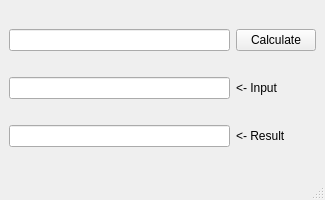
<?xml version="1.0" encoding="UTF-8"?>
<ui version="4.0">
 <class>MainWindow</class>
 <widget class="QMainWindow" name="MainWindow">
  <property name="geometry">
   <rect>
    <x>0</x>
    <y>0</y>
    <width>325</width>
    <height>200</height>
   </rect>
  </property>
  <property name="minimumSize">
   <size>
    <width>325</width>
    <height>200</height>
   </size>
  </property>
  <property name="windowTitle">
   <string>MainWindow</string>
  </property>
  <widget class="QWidget" name="centralwidget">
   <layout class="QHBoxLayout" name="horizontalLayout">
    <item>
     <layout class="QGridLayout" name="gridLayout">
      <item row="0" column="0">
       <widget class="QLineEdit" name="lineEdit"/>
      </item>
      <item row="0" column="1">
       <widget class="QPushButton" name="pushButton">
        <property name="text">
         <string>Calculate</string>
        </property>
       </widget>
      </item>
      <item row="1" column="0">
       <widget class="QLineEdit" name="lineEdit_2">
        <property name="readOnly">
         <bool>true</bool>
        </property>
       </widget>
      </item>
      <item row="1" column="1">
       <widget class="QLabel" name="label">
        <property name="text">
         <string>&lt;- Input</string>
        </property>
       </widget>
      </item>
      <item row="2" column="0">
       <widget class="QLineEdit" name="lineEdit_3">
        <property name="readOnly">
         <bool>true</bool>
        </property>
       </widget>
      </item>
      <item row="2" column="1">
       <widget class="QLabel" name="label_2">
        <property name="text">
         <string>&lt;- Result</string>
        </property>
       </widget>
      </item>
     </layout>
    </item>
   </layout>
  </widget>
  <widget class="QMenuBar" name="menubar">
   <property name="geometry">
    <rect>
     <x>0</x>
     <y>0</y>
     <width>325</width>
     <height>30</height>
    </rect>
   </property>
  </widget>
  <widget class="QStatusBar" name="statusbar"/>
 </widget>
 <resources/>
 <connections/>
</ui>
